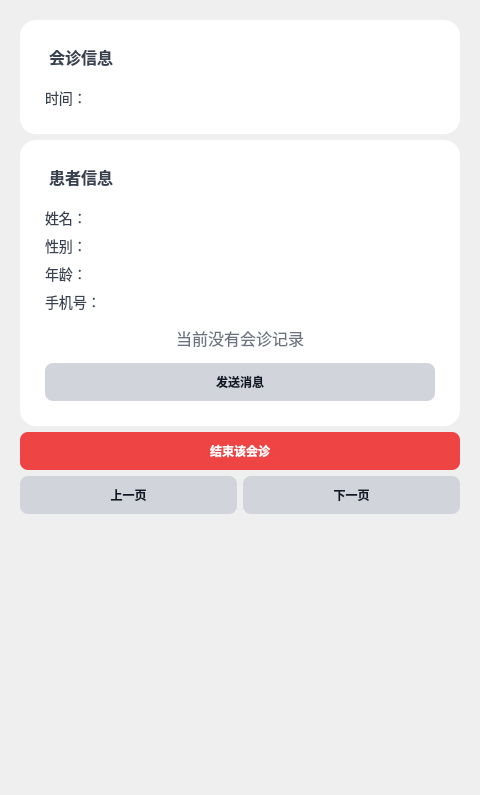
<?xml version="1.0" encoding="UTF-8"?>
<ui version="4.0">
 <class>DoctorSessionForm</class>
 <widget class="QWidget" name="DoctorSessionForm">
  <property name="geometry">
   <rect>
    <x>0</x>
    <y>0</y>
    <width>480</width>
    <height>795</height>
   </rect>
  </property>
  <property name="windowTitle">
   <string>医生会诊列表</string>
  </property>
  <layout class="QVBoxLayout" name="verticalLayout">

   <!-- Cards Container -->
   <item>
    <widget class="QWidget" name="cardsWidget">
     <layout class="QVBoxLayout" name="cardsLayout">

      <!-- Session Card -->
      <item>
       <widget class="QFrame" name="sessionCard">
        <property name="styleSheet">
         <string notr="true">
          QFrame { background: #ffffff; border-radius:16px; padding:16px; }
          QLabel { font-size:14px; color:#374151; background:transparent; margin:0px; padding:0px; }
          QLabel#sessionHeader { font-size:16px; font-weight:bold; margin-bottom:12px; }
          QLineEdit { border:1px solid #d1d5db; border-radius:8px; padding:6px; font-size:14px; background:#f9fafb; }
          QLineEdit:focus { border:1px solid #3b82f6; background:#ffffff; }
          QLineEdit, QCheckBox { color: black; }
         </string>
        </property>
        <layout class="QVBoxLayout" name="sessionLayout">
         <item>
          <widget class="QLabel" name="sessionHeader">
           <property name="text"><string>会诊信息</string></property>
          </widget>
         </item>
         <item>
         <layout class="QFormLayout" name="sessionFormLayout">
          <property name="fieldGrowthPolicy"><enum>QFormLayout::ExpandingFieldsGrow</enum></property>
          <property name="labelAlignment">
           <set>Qt::AlignLeft|Qt::AlignVCenter</set>
          </property>
          <property name="formAlignment">
           <set>Qt::AlignLeft|Qt::AlignTop</set>
          </property>

          <item row="0" column="0">
           <widget class="QLabel" name="labelSessionTime">
            <property name="text"><string>时间：</string></property>
            <property name="alignment"><set>Qt::AlignLeft|Qt::AlignVCenter</set></property>
           </widget>
          </item>
          <item row="0" column="1">
           <widget class="QLabel" name="sessionTimeEdit">
            <property name="text"><string></string></property>
            <property name="alignment"><set>Qt::AlignLeft|Qt::AlignVCenter</set></property>
           </widget>
          </item>
         </layout>
         </item>
        </layout>
       </widget>
      </item>

      <!-- Patient Card -->
      <item>
       <widget class="QFrame" name="patientCard">
        <property name="styleSheet">
         <string notr="true">
          QFrame { background:#ffffff; border-radius:16px; padding:16px; }
          QLabel { font-size:14px; color:#374151; background:transparent; margin:0px; padding:0px; }
          QLabel#patientHeader { font-size:16px; font-weight:bold; margin-bottom:12px; }
          QLineEdit { border:1px solid #d1d5db; border-radius:8px; padding:6px; font-size:14px; background:#f9fafb; }
          QLineEdit:focus { border:1px solid #3b82f6; background:#ffffff; }
          QLineEdit, QCheckBox { color: black; }
         </string>
        </property>
        <layout class="QVBoxLayout" name="patientLayout">
         <item>
          <widget class="QLabel" name="patientHeader"><property name="text"><string>患者信息</string></property></widget>
         </item>
         <item>
         <layout class="QFormLayout" name="patientFormLayout">
          <property name="fieldGrowthPolicy"><enum>QFormLayout::ExpandingFieldsGrow</enum></property>
          <property name="labelAlignment">
           <set>Qt::AlignLeft|Qt::AlignVCenter</set>
          </property>
          <property name="formAlignment">
           <set>Qt::AlignLeft|Qt::AlignTop</set>
          </property>

          <item row="0" column="0">
           <widget class="QLabel" name="labelPatientName">
            <property name="text"><string>姓名：</string></property>
            <property name="alignment"><set>Qt::AlignLeft|Qt::AlignVCenter</set></property>
           </widget>
          </item>
          <item row="0" column="1">
           <widget class="QLabel" name="patientNameEdit">
            <property name="text"><string></string></property>
            <property name="alignment"><set>Qt::AlignLeft|Qt::AlignVCenter</set></property>
           </widget>
          </item>

          <item row="1" column="0">
           <widget class="QLabel" name="labelPatientSex">
            <property name="text"><string>性别：</string></property>
            <property name="alignment"><set>Qt::AlignLeft|Qt::AlignVCenter</set></property>
           </widget>
          </item>
          <item row="1" column="1">
           <widget class="QLabel" name="patientSexEdit">
            <property name="text"><string></string></property>
            <property name="alignment"><set>Qt::AlignLeft|Qt::AlignVCenter</set></property>
           </widget>
          </item>

          <item row="2" column="0">
           <widget class="QLabel" name="labelPatientAge">
            <property name="text"><string>年龄：</string></property>
            <property name="alignment"><set>Qt::AlignLeft|Qt::AlignVCenter</set></property>
           </widget>
          </item>
          <item row="2" column="1">
           <widget class="QLabel" name="patientAgeEdit">
            <property name="text"><string></string></property>
            <property name="alignment"><set>Qt::AlignLeft|Qt::AlignVCenter</set></property>
           </widget>
          </item>

          <item row="3" column="0">
           <widget class="QLabel" name="labelPatientPhone">
            <property name="text"><string>手机号：</string></property>
            <property name="alignment"><set>Qt::AlignLeft|Qt::AlignVCenter</set></property>
           </widget>
          </item>
          <item row="3" column="1">
           <widget class="QLabel" name="patientPhoneEdit">
            <property name="text"><string></string></property>
            <property name="alignment"><set>Qt::AlignLeft|Qt::AlignVCenter</set></property>
           </widget>
          </item>
         </layout>
         </item>


<!-- Centered No Sessions Label -->
<item>
 <spacer>
  <property name="orientation">
   <enum>Qt::Orientation::Vertical</enum>
  </property>
 </spacer>
</item>
<item>
 <widget class="QLabel" name="noSessionsLabel">
  <property name="text">
   <string>当前没有会诊记录</string>
  </property>
  <property name="alignment">
   <set>Qt::AlignCenter</set>
  </property>
  <property name="visible">
   <bool>false</bool>
  </property>
  <property name="styleSheet">
   <string notr="true">QLabel { font-size:16px; color:#6b7280; }</string>
  </property>
 </widget>
</item>
<item>
 <spacer>
  <property name="orientation">
   <enum>Qt::Orientation::Vertical</enum>
  </property>
 </spacer>
</item>
         <item>
           <widget class="QPushButton" name="messageButton">
             <property name="styleSheet">
               <string notr="true">
                 QPushButton {
                   background: #d1d5db;
                   color: #111827;
                   border-radius: 8px;
                   padding: 10px;
                   font-weight: bold;
                 }
                 QPushButton:hover:!disabled {
                   background-color: #9ca3af;
                 }
                 QPushButton:disabled {
                   background-color: #e5e7eb;
                   color: #6b7280;
                 }
               </string>
             </property>
             <property name="text">
               <string>发送消息</string>
             </property>
           </widget>
         </item>
        </layout>
       </widget>
      </item>

      <!-- End Session Button -->
      <item>
       <widget class="QPushButton" name="endSessionButton">
        <property name="styleSheet">
         <string notr="true">
          QPushButton { background-color: #ef4444; color: white; border-radius: 8px; padding: 10px; font-weight: bold; }
          QPushButton:hover { background-color: #b91c1c; }
         </string>
        </property>
        <property name="text"><string>结束该会诊</string></property>
       </widget>
      </item>

      <!-- Navigation -->
      <item>
        <layout class="QHBoxLayout" name="navLayout">
          <item>
            <widget class="QPushButton" name="prevButton">
              <property name="styleSheet">
                <string notr="true">
                  QPushButton {
                    background: #d1d5db;
                    color: #111827;
                    border-radius: 8px;
                    padding: 10px;
                    font-weight: bold;
                  }
                  QPushButton:hover:!disabled {
                    background-color: #9ca3af;
                  }
                  QPushButton:disabled {
                    background-color: #e5e7eb;
                    color: #6b7280;
                  }
                </string>
              </property>
              <property name="text">
                <string>上一页</string>
              </property>
            </widget>
          </item>
          <item>
            <widget class="QPushButton" name="nextButton">
              <property name="styleSheet">
                <string notr="true">
                  QPushButton {
                    background: #d1d5db;
                    color: #111827;
                    border-radius: 8px;
                    padding: 10px;
                    font-weight: bold;
                  }
                  QPushButton:hover:!disabled {
                    background-color: #9ca3af;
                  }
                  QPushButton:disabled {
                    background-color: #e5e7eb;
                    color: #6b7280;
                  }
                </string>
              </property>
              <property name="text">
                <string>下一页</string>
              </property>
            </widget>
          </item>
        </layout>
      </item>

     </layout>
    </widget>
   </item>

   <!-- Bottom Spacer -->
   <item>
    <spacer name="bottomSpacer">
     <property name="orientation"><enum>Qt::Orientation::Vertical</enum></property>
     <property name="sizeHint" stdset="0">
      <size><width>20</width><height>40</height></size>
     </property>
    </spacer>
   </item>

  </layout>
 </widget>
 <resources/>
 <connections/>
</ui>
